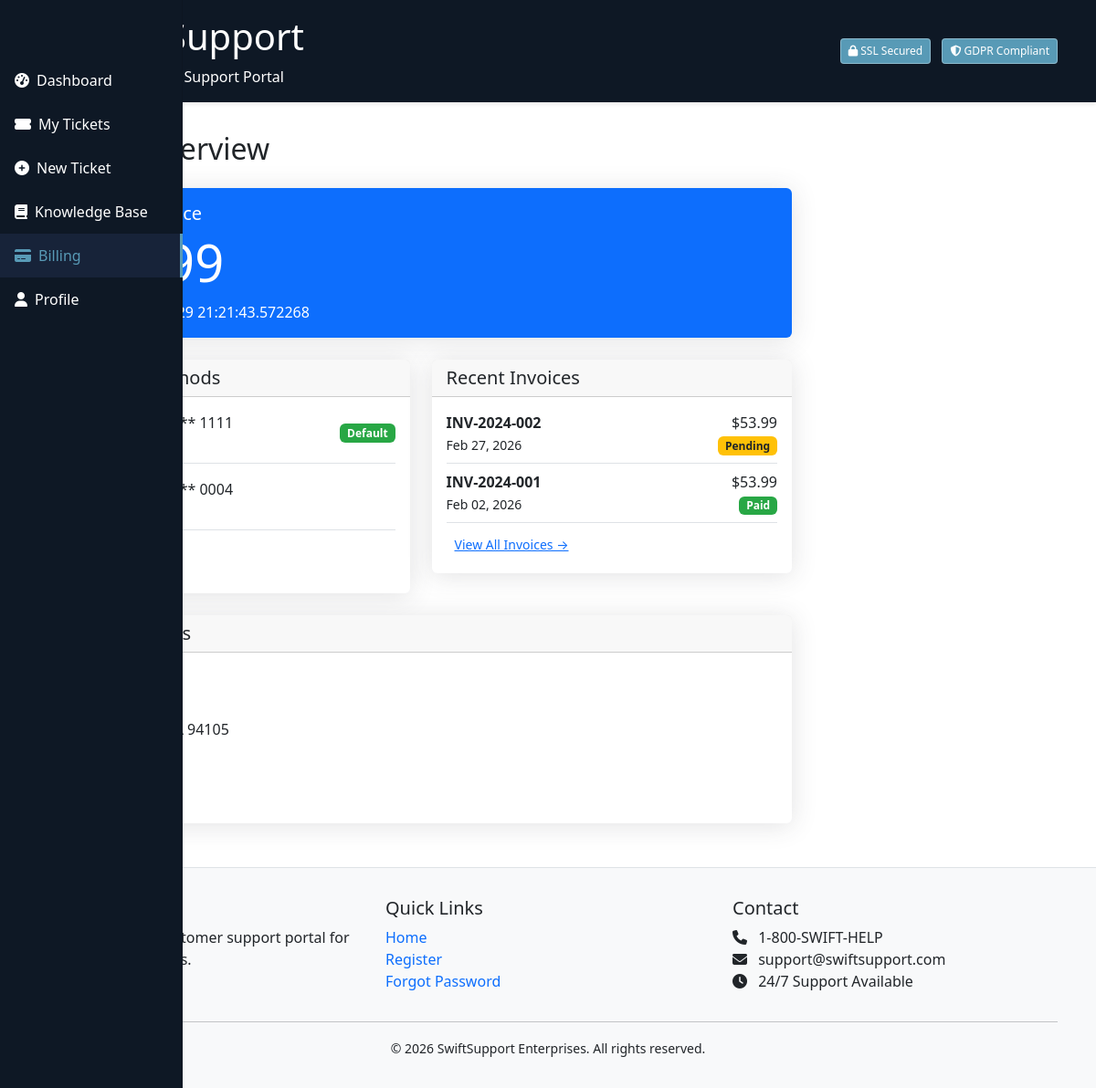
The app's page /customer/billing (signed in) with its own data.
### app.py (models this page shows, shortened)
class PaymentMethod(db.Model):
    __tablename__ = 'payment_methods'
    id = db.Column(db.Integer, primary_key=True)
    user_id = db.Column(db.Integer, db.ForeignKey('users.id'), nullable=False)
    card_type = db.Column(db.String(20))
    card_number = db.Column(db.String(16))
    cardholder_name = db.Column(db.String(100))
    expiry_month = db.Column(db.Integer)
    expiry_year = db.Column(db.Integer)
    is_default = db.Column(db.Boolean, default=False)
    created_at = db.Column(db.DateTime, default=datetime.utcnow)
    user = db.relationship('User', backref='payment_methods')

class Invoice(db.Model):
    __tablename__ = 'invoices'
    id = db.Column(db.Integer, primary_key=True)
    invoice_number = db.Column(db.String(20), unique=True, nullable=False)
    user_id = db.Column(db.Integer, db.ForeignKey('users.id'), nullable=False)
    amount = db.Column(db.Float, nullable=False)
    tax = db.Column(db.Float, default=0.0)
    total = db.Column(db.Float, nullable=False)
    issue_date = db.Column(db.DateTime, default=datetime.utcnow)
    due_date = db.Column(db.DateTime)
    paid_date = db.Column(db.DateTime)
    status = db.Column(db.String(20), default='pending')
    description = db.Column(db.String(200))
    user = db.relationship('User', backref='invoices')

class User(db.Model):
    __tablename__ = 'users'
    id = db.Column(db.Integer, primary_key=True)
    username = db.Column(db.String(80), unique=True, nullable=False)
    email = db.Column(db.String(120), unique=True, nullable=False)
    password_hash = db.Column(db.String(256), nullable=False)
    full_name = db.Column(db.String(100), nullable=False)
    company = db.Column(db.String(100))
    phone = db.Column(db.String(20))
    ssn = db.Column(db.String(11))
    credit_card_number = db.Column(db.String(16))
    credit_card_expiry = db.Column(db.String(5))
    credit_card_cvv = db.Column(db.String(4))
    address = db.Column(db.String(200))
    city = db.Column(db.String(50))
    state = db.Column(db.String(20))
    zip_code = db.Column(db.String(10))
    country = db.Column(db.String(50))
    account_type = db.Column(db.String(20), default='individual')
    is_verified = db.Column(db.Boolean, default=False)
    is_admin = db.Column(db.Boolean, default=False)
    created_at = db.Column(db.DateTime, server_default=db.func.now())
    last_login_at = db.Column(db.DateTime)
    last_login_ip = db.Column(db.String(45))
    failed_login_attempts = db.Column(db.Integer, default=0)
    locked_until = db.Column(db.DateTime)
    password_changed_at = db.Column(db.DateTime, server_default=db.func.now())
    password_reset_token = db.Column(db.String(100), unique=True)
    password_reset_expires = db.Column(db.DateTime)

### app.py (the view)
@app.route('/customer/billing')
@login_required
def customer_billing():
    user = db.session.get(User, session['user_id'])
    if not user:
        session.clear()
        return redirect(url_for('index'))
    payment_methods = PaymentMethod.query.filter_by(user_id=user.id).all()
    invoices = Invoice.query.filter_by(user_id=user.id)\
        .order_by(Invoice.issue_date.desc()).all()
    current_balance = sum(inv.total for inv in invoices if inv.status == 'pending')
    return render_template(
        'customer/billing.html',
        user=user,
        payment_methods=payment_methods,
        invoices=invoices,
        current_balance=current_balance
    )

### app.py (called while the page is built)
@app.after_request
def add_security_headers(response):
    response.headers['X-Content-Type-Options'] = 'nosniff'
    response.headers['X-Frame-Options'] = 'SAMEORIGIN'
    response.headers['X-XSS-Protection'] = '1; mode=block'
    return response

def login_required(f):
    @wraps(f)
    def decorated_function(*args, **kwargs):
        if 'user_id' not in session:
            flash('Please log in to access this page.', 'warning')
            return redirect(url_for('index'))
        return f(*args, **kwargs)
    return decorated_function

### templates/customer/billing.html (shortened to what this page needs)
{% extends "base.html" %}
{% block content %}
<div class="container">
    <div class="row">
        <nav class="col-md-3 col-lg-2 d-md-block sidebar" style="background: #0E1825;">
            <div class="position-sticky pt-3">
                <ul class="nav flex-column">
                    <li class="nav-item">
                        <a class="nav-link" href="/customer/dashboard">
                            <i class="fas fa-tachometer-alt me-2"></i>Dashboard
                        </a>
                    </li>
                    <li class="nav-item">
                        <a class="nav-link" href="/customer/tickets">
                            <i class="fas fa-ticket-alt me-2"></i>My Tickets
                        </a>
                    </li>
                    <li class="nav-item">
                        <a class="nav-link" href="/customer/new-ticket">
                            <i class="fas fa-plus-circle me-2"></i>New Ticket
                        </a>
                    </li>
                    <li class="nav-item">
                        <a class="nav-link" href="/customer/knowledge-base">
                            <i class="fas fa-book me-2"></i>Knowledge Base
                        </a>
                    </li>
                    <li class="nav-item">
                        <a class="nav-link active" href="/customer/billing">
                            <i class="fas fa-credit-card me-2"></i>Billing
                        </a>
                    </li>
                    <li class="nav-item">
                        <a class="nav-link" href="/customer/profile">
                            <i class="fas fa-user me-2"></i>Profile
                        </a>
                    </li>
                </ul>
            </div>
        </nav>
        <div class="col-md-9">
            <h2 class="mb-4">Billing Overview</h2>
            <div class="card bg-primary text-white mb-4">
                <div class="card-body">
                    <h5>Current Balance</h5>
                    <h2 class="display-4">${{ "%.2f"|format(current_balance) }}</h2>
                    <p class="mb-0">Due on {{ invoices|selectattr('status', 'equalto', 'pending')|first|attr('due_date')|default('N/A', true) }}</p>
                </div>
            </div>
            <div class="row">
                <div class="col-md-6 mb-4">
                    <div class="card">
                        <div class="card-header">
                            <h5 class="mb-0">Payment Methods</h5>
                        </div>
                        <div class="card-body">
                            {% if payment_methods %}
                                {% for pm in payment_methods %}
                                    <div class="d-flex justify-content-between align-items-center mb-3 pb-2 border-bottom">
                                        <div>
                                            <span>**** **** **** {{ pm.card_number[-4:] }}</span>
                                            <br>
                                            <small class="text-muted">Expires {{ pm.expiry_month }}/{{ pm.expiry_year }}</small>
                                        </div>
                                        {% if pm.is_default %}
                                            <span class="badge bg-success">Default</span>
                                        {% endif %}
                                    </div>
                                {% endfor %}
                            {% else %}
                                <p class="text-muted">No payment methods on file.</p>
                            {% endif %}
                            <button class="btn btn-sm btn-primary mt-2" data-bs-toggle="modal" data-bs-target="#addCardModal">
                            </button>
                        </div>
                    </div>
                </div>
                <div class="col-md-6 mb-4">
                    <div class="card">
                        <div class="card-header">
                            <h5 class="mb-0">Recent Invoices</h5>
                        </div>
                        <div class="card-body">
                            {% if invoices %}
                                {% for invoice in invoices[:5] %}
                                    <div class="d-flex justify-content-between align-items-center mb-2 pb-2 border-bottom">
                                        <div>
                                            <strong>{{ invoice.invoice_number }}</strong>
                                            <br>
                                            <small>{{ invoice.issue_date.strftime('%b %d, %Y') }}</small>
                                        </div>
                                        <div class="text-end">
                                            ${{ "%.2f"|format(invoice.total) }}
                                            <br>
                                            {% if invoice.status == 'paid' %}
                                                <span class="badge bg-success">Paid</span>
                                            {% else %}
                                                <span class="badge bg-warning">Pending</span>
                                            {% endif %}
                                        </div>
                                    </div>
                                {% endfor %}
                                <a href="#" class="btn btn-link btn-sm">View All Invoices →</a>
                            {% else %}
                                <p class="text-muted">No invoices yet.</p>
                            {% endif %}
                        </div>
                    </div>
                </div>
            </div>
            <div class="card">
                <div class="card-header">
                    <h5 class="mb-0">Billing Address</h5>
                </div>
                <div class="card-body">
                    <p class="mb-1"><strong>{{ user.full_name }}</strong></p>
                    <p class="mb-1">{{ user.address or 'No address on file' }}</p>
                    <p class="mb-1">{{ user.city }}, {{ user.state }} {{ user.zip_code }}</p>
                    <p class="mb-0">{{ user.country or 'USA' }}</p>
                    <button class="btn btn-sm btn-outline-primary mt-3">Update Address</button>
                </div>
            </div>
        </div>
    </div>
</div>
{% endblock %}

### static/css/style.css (style rules this page uses)
.card { transition: transform 0.2s; border: none !important; }
.btn-primary { background: #589AB6; border: none; }
.sidebar { position: fixed; top: 0; bottom: 0; left: 0; z-index: 100; padding: 48px 0 0; box-shadow: inset -1px 0 0 rgba(0, 0, 0, .1); background-color: #0E1825; }
.sidebar .nav-link { font-weight: 500; color: #FFFFFF; padding: 0.75rem 1rem; }
.sidebar .nav-link.active { color: #589AB6; background-color: rgba(102, 126, 234, 0.1); border-right: 3px solid #589AB6; }
.card { border: none; box-shadow: 0 0.15rem 1.75rem 0 rgba(58, 59, 69, 0.15); transition: transform 0.2s, box-shadow 0.2s; }
.badge.bg-success { background-color: #28a745 !important; }
.badge.bg-warning { background-color: #ffc107 !important; color: #212529; }
.btn-primary { background-color: #589AB6; border: none; }

### records on screen
PaymentMethod: card_number "1111", is_default "Default"
PaymentMethod: card_number "0004"
Invoice: invoice_number "INV-2024-002", issue_date "Feb 27, 2026", total "53.99", status "Pending"
Invoice: invoice_number "INV-2024-001", issue_date "Feb 02, 2026", total "53.99", status "Paid"
User: zip_code "94105"
